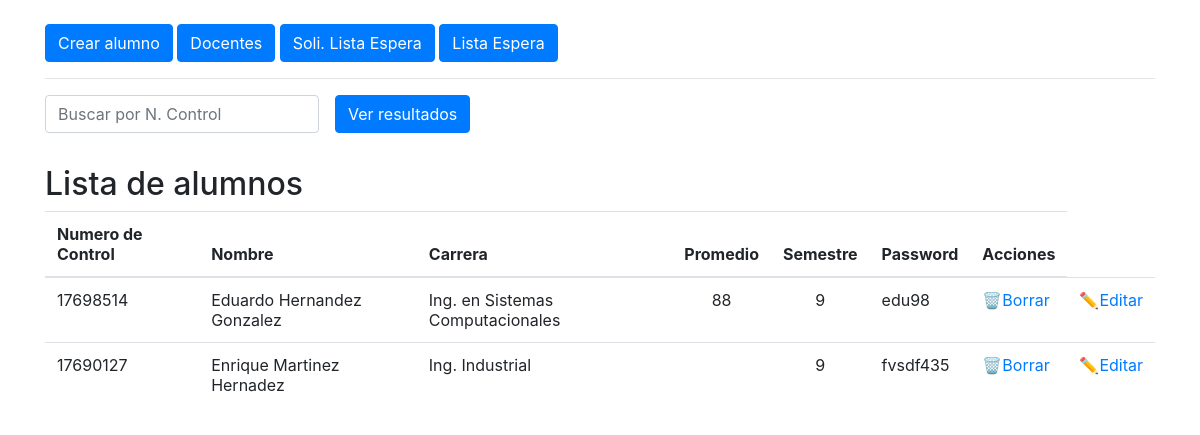
Screenshot of /CRUD/index.php with the database file from the repository.
### tables this page shows
CREATE TABLE IF NOT EXISTS `alumnos` (
  `id_alumn` int(11) NOT NULL AUTO_INCREMENT,
  `no_control` varchar(8) NOT NULL,
  `Nombre` varchar(60) NOT NULL,
  `carrera` varchar(65) DEFAULT NULL,
  `promedio_ingles` int(3) DEFAULT NULL,
  `semestre` int(2) DEFAULT NULL,
  `password` varchar(30) DEFAULT NULL,
  `created_at` timestamp NULL DEFAULT CURRENT_TIMESTAMP,
  `updated_at` timestamp NULL DEFAULT CURRENT_TIMESTAMP,
  PRIMARY KEY (`id_alumn`)
);

### CRUD/funciones.php (called while the page is built, shortened)
<?php
function escapar($html) {
  return htmlspecialchars($html, ENT_QUOTES | ENT_SUBSTITUTE, "UTF-8");
}

### CRUD/index.php (the view, shortened to what this page needs)
<?php
include 'funciones.php';
$error = false;
$config = include 'config.php';
try {
  $dsn = 'mysql:host=' . $config['db']['host'] . ';dbname=' . $config['db']['name'];
  $conexion = new PDO($dsn, $config['db']['user'], $config['db']['pass'], $config['db']['options']);
  if (isset($_POST['no_control'])) {
    $consultaSQL = "SELECT * FROM alumnos WHERE no_control LIKE '%" . $_POST['no_control'] . "%'";
  } else {
    $consultaSQL = "SELECT * FROM alumnos";
  }
  $sentencia = $conexion->prepare($consultaSQL);
  $sentencia->execute();
  $alumnos = $sentencia->fetchAll();
} catch(PDOException $error) {
  $error= $error->getMessage();
}
$titulo = isset($_POST['no_control']) ? 'Lista de alumnos ' . $_POST['no_control'] . '' : 'Lista de alumnos';
?>
<?php include "templates/header.php"; ?>
<div class="container">
  <div class="row">
    <div class="col-md-12">
      <a href="crear.php"  class="btn btn-primary mt-4">Crear alumno</a>
      <a href="verdocentes.php"  class="btn btn-primary mt-4">Docentes</a>
      <a href="../CRUD/list_espera/index.php"  class="btn btn-primary mt-4">Soli. Lista Espera</a>
      <a href="view_list_espera.php"  class="btn btn-primary mt-4">Lista Espera</a>
      <hr>
      <form method="post" class="form-inline">
        <div class="form-group mr-3">
          <input type="text" id="no_control" name="no_control" placeholder="Buscar por N. Control" class="form-control">
        </div>
        <button type="submit" name="submit" class="btn btn-primary">Ver resultados</button>
      </form>
    </div>
  </div>
</div>
<div class="container">
  <div class="row">
    <div class="col-md-12">
      <h2 class="mt-3"><?= $titulo ?></h2>
      <table class="table">
        <thead>
          <tr>
            <th>Numero de Control</th>
            <th>Nombre</th>
            <th>Carrera</th>
            <th>Promedio</th>
            <th>Semestre</th>
            <th>Password</th>
            <th>Acciones</th>
          </tr>
        </thead>
        <tbody>
          <?php
          if ($alumnos && $sentencia->rowCount() > 0) {
            foreach ($alumnos as $fila) {
              ?>
              <tr>
                <td><?php echo escapar($fila["no_control"]); ?></td>
                <td><?php echo escapar($fila["Nombre"]); ?></td>
                <td><?php echo escapar($fila["carrera"]); ?></td>
                <td><center><?php echo escapar($fila["promedio_ingles"]); ?></center></td>
                <td><center><?php echo escapar($fila["semestre"]); ?></center></td>
                <td><?php echo escapar($fila["password"]); ?></td>
                <td>
                  <a href="<?= 'borrar.php?id_alumn=' . escapar($fila["id_alumn"]) ?>">🗑️Borrar</a>
                </td>
                <td>
                  <a href="<?= 'editar.php?id_alumn=' . escapar($fila["id_alumn"]) ?>">✏️Editar</a>
                </td>
              </tr>
              <?php
            }
          }
          ?>
      </table>
    </div>
  </div>
</div>
<?php include "templates/footer.php"; ?>

### rows the page displays
alumnos: no_control "17698514", Nombre "Eduardo Hernandez Gonzalez", carrera "Ing. en Sistemas Computacionales", promedio_ingles "88", semestre "9", password "edu98"
alumnos: no_control "17690127", Nombre "Enrique Martinez Hernadez", carrera "Ing. Industrial", semestre "9", password "fvsdf435"

### other values shown
$titulo "Lista de alumnos"
